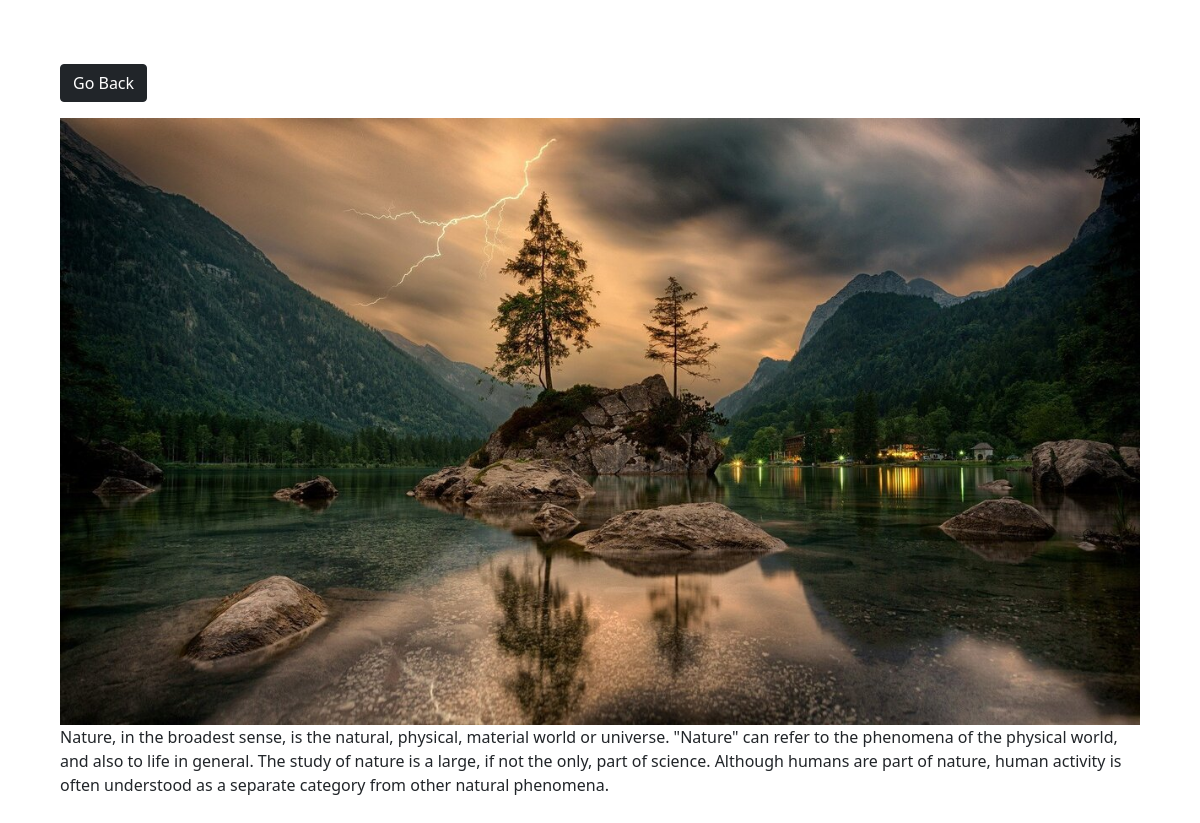
The app's page /photo/8/ with its own data.
### photos/models.py (models this page shows, shortened)
class Photo(models.Model):
    category = models.ForeignKey(Category, on_delete=models.SET_NULL, null=True, blank=True)
    image = models.ImageField(null=False, blank=False)
    description = models.TextField()

### photos/views.py (the view)
# urls.py: path('photo/<str:pk>/', views.viewPhoto, name='photo'),
def viewPhoto(request, pk):
    photo = Photo.objects.get(id=pk)
    return render(request, 'photos/photo.html', {'photo': photo})

### photos/templates/photos/photo.html (shortened to what this page needs)
<!DOCTYPE html>
<html>
<head>
    <link href="https://cdn.jsdelivr.net/npm/bootstrap@5.0.0-beta1/dist/css/bootstrap.min.css" rel="stylesheet">
</head>
<body class="m-5">
    <div class="container">
        <div class="row justify-content-center">
            <div class="col">
                <a href="{% url 'gallery' %}" class="btn btn-dark my-3">Go Back</a>
                <div style="height: 90vh;">
                    <img style="max-width: 100%; max-height: 100%;" src="{{photo.image.url}}">
                    <p>{{photo.description}}</p>
                </div>
            </div>
        </div>
    </div>
</body>
</html>

### records on screen
Photo: image (picture), description "Nature, in the broadest sense, is the natural, physical, material world or universe. \"Nature\" can refer to the phenomena of the physical world, and also to life in general. The study of nature is a large, if not the only, part of science. Although humans are part of nature, human activity is often understood as a separate category from other natural phenomena."
